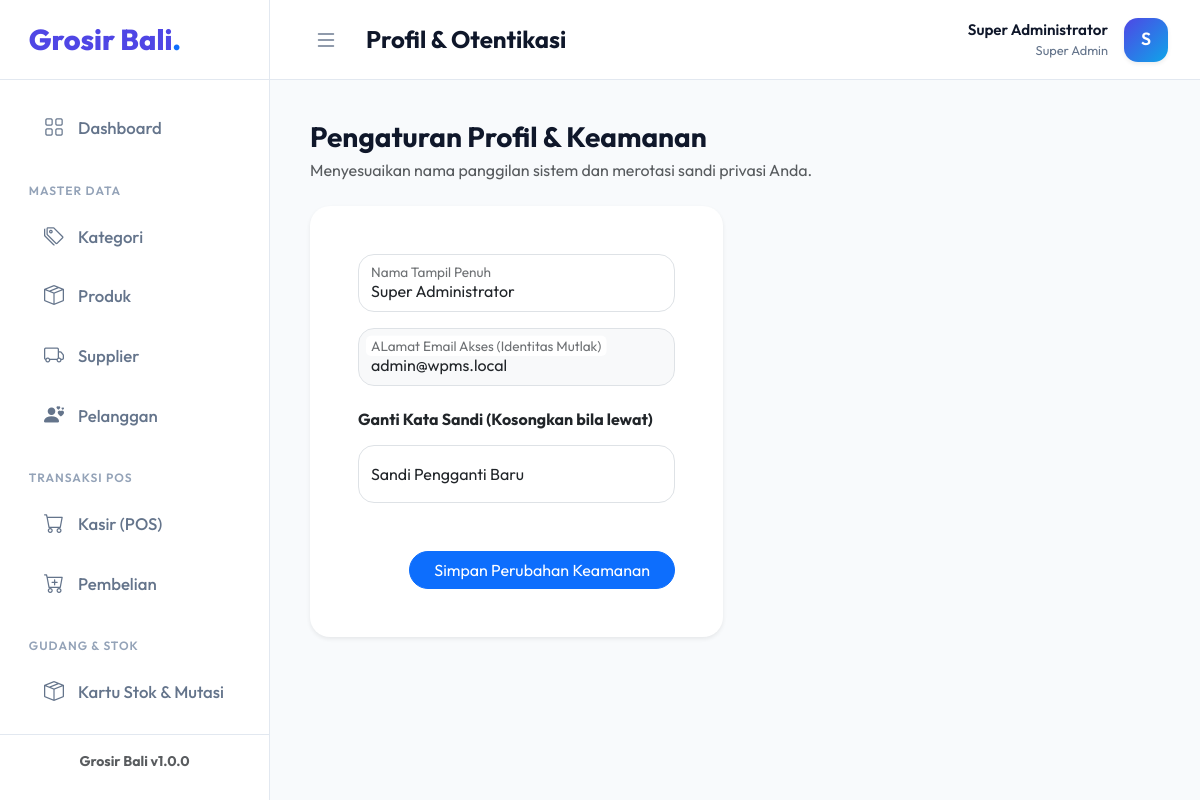
The page /profil_saya.php (signed in) on the database its author committed.
### tables this page shows
CREATE TABLE `konfigurasi` (
  `id_konfig` int(11) NOT NULL,
  `nama_toko` varchar(100) DEFAULT NULL,
  `alamat` varchar(255) DEFAULT NULL,
  `telepon` varchar(20) DEFAULT NULL,
  `logo` varchar(255) DEFAULT NULL
);

CREATE TABLE `pengguna` (
  `id_pengguna` int(11) NOT NULL,
  `nama_lengkap` varchar(100) NOT NULL,
  `email` varchar(100) NOT NULL,
  `password` varchar(255) NOT NULL,
  `id_role` int(11) NOT NULL,
  `status` enum('aktif','nonaktif') DEFAULT 'aktif',
  `created_at` timestamp NOT NULL DEFAULT current_timestamp(),
  `updated_at` timestamp NOT NULL DEFAULT current_timestamp() ON UPDATE current_timestamp()
);

### helpers/security_helper.php (called while the page is built, shortened)
<?php
function getNamaToko() {
    try {
        $db = Database::dapatkanKoneksi();
        $q = $db->query("SELECT nama_toko FROM konfigurasi LIMIT 1")->fetchColumn();
        return $q ? $q : 'Toko POS';
    } catch (Exception $e) {
        return 'Toko POS';
    }
}

### profil_saya.php (the view, shortened to what this page needs)
<?php
require_once 'helpers/security_helper.php';
$pageTitle = "Profil & Otentikasi";
$currentPage = "profil_saya";
$db = Database::dapatkanKoneksi();
$stmt = $db->prepare("SELECT nama_lengkap, email FROM pengguna WHERE id_pengguna = ?");
$stmt->execute([$_SESSION['id_pengguna']]);
$usr = $stmt->fetch(PDO::FETCH_ASSOC);
require_once 'views/layouts/header.php';
require_once 'views/layouts/sidebar.php';
?>
<div class="main-content">
    <div class="d-flex justify-content-between align-items-center mb-4">
        <div>
            <h3 class="fw-bold mb-1">Pengaturan Profil & Keamanan</h3>
            <p class="text-muted m-0">Menyesuaikan nama panggilan sistem dan merotasi sandi privasi Anda.</p>
        </div>
    </div>
    <div class="row g-4">
        <div class="col-lg-6">
            <div class="card border-0 shadow-sm" style="border-radius:20px;">
                <div class="card-body p-4 p-lg-5">
                    <form id="formProfilSaya">
                        <div class="form-floating mb-3">
                            <input type="text" class="form-control rounded-4" id="nama_lengkap" name="nama_lengkap" placeholder="Nama Lengkap" value="<?= htmlspecialchars($usr['nama_lengkap']) ?>" required>
                            <label for="nama_lengkap">Nama Tampil Penuh</label>
                        </div>
                        <div class="form-floating mb-4">
                            <input type="email" class="form-control rounded-4 bg-light" id="email" name="email" value="<?= htmlspecialchars($usr['email']) ?>" readonly>
                            <label for="email">ALamat Email Akses (Identitas Mutlak)</label>
                        </div>
                        <h6 class="fw-bold mt-4 mb-3">Ganti Kata Sandi (Kosongkan bila lewat)</h6>
                        <div class="form-floating mb-3">
                            <input type="password" class="form-control rounded-4" id="password" name="password" placeholder="Pass Baru">
                            <label for="password">Sandi Pengganti Baru</label>
                        </div>
                        <div class="mt-5 text-end">
                            <button type="submit" class="btn btn-primary rounded-pill px-4" id="btnSimpanProfil">Simpan Perubahan Keamanan</button>
                        </div>
                    </form>
                </div>
            </div>
        </div>
    </div>
</div>
<?php require_once 'views/layouts/footer.php'; ?>

### views/layouts/sidebar.php (shortened to what this page needs)
<nav id="sidebar">
    <div class="sidebar-header">
        <h3><?= htmlspecialchars(getNamaToko()) ?><span class="text-primary">.</span></h3>
    </div>
    <ul class="list-unstyled components">
        <li class="<?= ($currentPage === 'dashboard') ? 'active' : '' ?>">
            <a href="dashboard.php">
                <i class="bi bi-grid"></i> Dashboard
            </a>
        </li>
        <li class="sidebar-heading mt-3">Master Data</li>
        <li class="<?= ($currentPage === 'kategori') ? 'active' : '' ?>">
            <a href="kategori.php">
                <i class="bi bi-tags"></i> Kategori
            </a>
        </li>
        <li class="<?= ($currentPage === 'produk') ? 'active' : '' ?>">
            <a href="produk.php">
                <i class="bi bi-box-seam"></i> Produk
            </a>
        </li>
        <li class="<?= ($currentPage === 'supplier') ? 'active' : '' ?>">
            <a href="supplier.php">
                <i class="bi bi-truck"></i> Supplier
            </a>
        </li>
        <li class="<?= ($currentPage === 'pelanggan') ? 'active' : '' ?>">
            <a href="pelanggan.php">
                <i class="bi bi-person-hearts"></i> Pelanggan
            </a>
        </li>
        <li class="sidebar-heading mt-3">Transaksi POS</li>
        <li class="<?= ($currentPage === 'pos') ? 'active' : '' ?>">
            <a href="point_of_sales.php">
                <i class="bi bi-cart"></i> Kasir (POS)
            </a>
        </li>
        <li class="<?= ($currentPage === 'pembelian') ? 'active' : '' ?>">
            <a href="pembelian.php">
                <i class="bi bi-cart-plus"></i> Pembelian
            </a>
        </li>
        <li class="sidebar-heading mt-3">Gudang & Stok</li>
        <li class="<?= ($currentPage === 'gudang') ? 'active' : '' ?>">
            <a href="gudang.php">
                <i class="bi bi-box-seam"></i> Kartu Stok & Mutasi
            </a>
        </li>
    </ul>
    <div class="px-3 pb-4 pt-3 mt-auto border-top text-center" style="border-color: var(--border-color)!important;">
        <p class="mb-1 fw-bold text-muted small"><?= htmlspecialchars(getNamaToko()) ?> v1.0.0</p>
    </div>
</nav>
<div id="content">
    <nav class="top-navbar">
        <div class="d-flex align-items-center">
            <button class="btn-toggle" id="sidebarCollapse">
                <i class="bi bi-list"></i>
            </button>
            <h4 class="mb-0 ms-3 fw-bold d-none d-md-block" style="color: var(--text-main);"><?= htmlspecialchars($pageTitle ?? 'Dashboard', ENT_QUOTES) ?></h4>
        </div>
        <div class="user-profile dropdown">
            <div class="d-flex align-items-center" data-bs-toggle="dropdown" aria-expanded="false" style="cursor:pointer">
                <div class="user-info text-end me-3 d-none d-sm-block">
                    <p class="name"><?= htmlspecialchars($_SESSION['nama_lengkap'] ?? 'User Web') ?></p>
                    <p class="role"><?= htmlspecialchars($_SESSION['nama_role'] ?? 'Administrator') ?></p>
                </div>
                <div class="user-avatar shadow-sm">
                    <?= strtoupper(substr($_SESSION['nama_lengkap'] ?? 'U', 0, 1)) ?>
                </div>
            </div>
        </div>
    </nav>

### views/layouts/header.php (style rules this page uses)
:root { --primary: #4f46e5; --primary-hover: #4338ca; --secondary: #64748b; --bg-body: #f8fafc; --bg-surface: #ffffff; --border-color: #e2e8f0; --text-main: #0f172a; --text-muted: #64748b; --sidebar-width: 270px; }
body { font-family: 'Outfit', sans-serif; background-color: var(--bg-body); color: var(--text-main); overflow-x: hidden; }
#sidebar { min-width: var(--sidebar-width); max-width: var(--sidebar-width); background: var(--bg-surface); transition: all 0.3s; border-right: 1px solid var(--border-color); height: 100vh; display: flex; flex-direction: column; position: fixed; z-index: 1000; }
.sidebar-header { padding: 1.5rem 1.8rem; display: flex; align-items: center; border-bottom: 1px solid var(--border-color); min-height: 80px; }
.sidebar-header h3 { margin: 0; font-weight: 800; color: var(--primary); font-size: 1.8rem; letter-spacing: 0px; }
ul.components { padding: 1rem 0; flex-grow: 1; overflow-y: auto; }
ul.components li a { padding: 0.8rem 1.5rem; display: flex; align-items: center; font-size: 1.05rem; color: var(--secondary); font-weight: 500; text-decoration: none; transition: 0.2s cubic-bezier(0.4, 0, 0.2, 1); margin: 0.25rem 1.25rem; border-radius: 12px; }
ul.components li a i { margin-right: 14px; font-size: 1.25rem; }
.sidebar-heading { padding: 10px 1.8rem 5px; color: #94a3b8; font-size: 0.75rem; font-weight: 600; letter-spacing: 1px; text-transform: uppercase; }
#content { width: calc(100% - var(--sidebar-width)); min-height: 100vh; margin-left: var(--sidebar-width); transition: all 0.3s; display: flex; flex-direction: column; }
.top-navbar { background: var(--bg-surface); padding: 0 2rem; min-height: 80px; border-bottom: 1px solid var(--border-color); display: flex; justify-content: space-between; align-items: center; position: sticky; top: 0; z-index: 999; }
.btn-toggle { background: transparent; border: none; color: var(--text-muted); font-size: 1.5rem; cursor: pointer; padding: 8px 12px; border-radius: 10px; transition: 0.2s; }
.user-profile { display: flex; align-items: center; gap: 12px; cursor: pointer; }
.user-avatar { width: 44px; height: 44px; border-radius: 14px; background: linear-gradient(135deg, #4f46e5, #0ea5e9); color: white; display: flex; align-items: center; justify-content: center; font-weight: 600; font-size: 1.1rem; }
.user-info .name { font-weight: 600; font-size: 0.95rem; margin: 0; color: var(--text-main); }
.user-info .role { font-size: 0.8rem; color: var(--text-muted); margin: 0; }
.main-content { padding: 2.5rem; flex-grow: 1; }

### rows shown on the page
konfigurasi: nama_toko "Grosir Bali"
pengguna: nama_lengkap "Super Administrator", email "admin@wpms.local"

### other values the page prints
$pageTitle "Profil & Otentikasi"
$_SESSION['nama_lengkap'] "Super Administrator"
$_SESSION['nama_role'] "Super Admin"
substr($_SESSION['nama_lengkap'] ?? 'U', 0, 1) "S"
